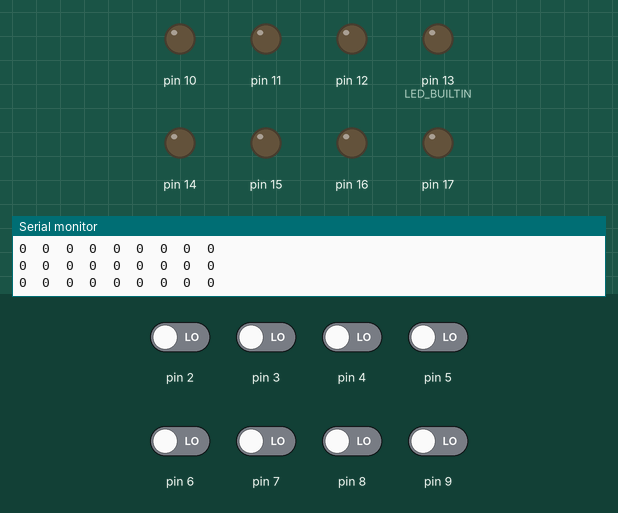
Recording of a sketch running on a simulated Arduino Uno, built with avr-gcc and run on an emulated ATmega328P. Shown: output pins drawn as LEDs (lit = HIGH), the last lines printed to the serial monitor. The test bench sets the inputs (shaded band); at power-on: pin 2–9 LOW.

Above: at 12.7 s.
12.8 s: pin 2 driven HIGH
At 14.0 s:
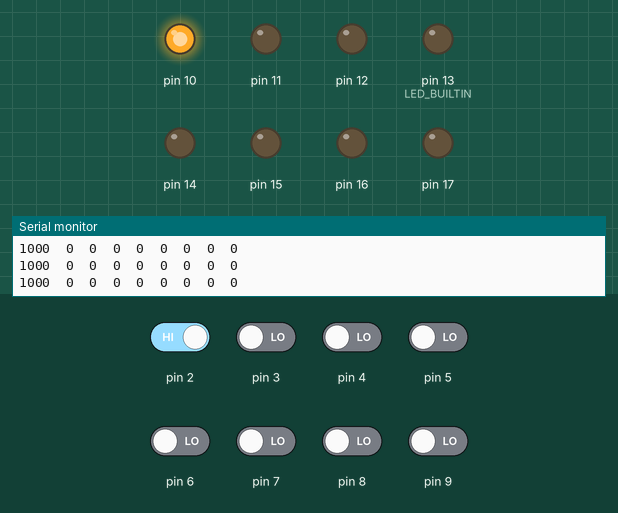
14.3 s: pin 3 driven HIGH
At 15.5 s:
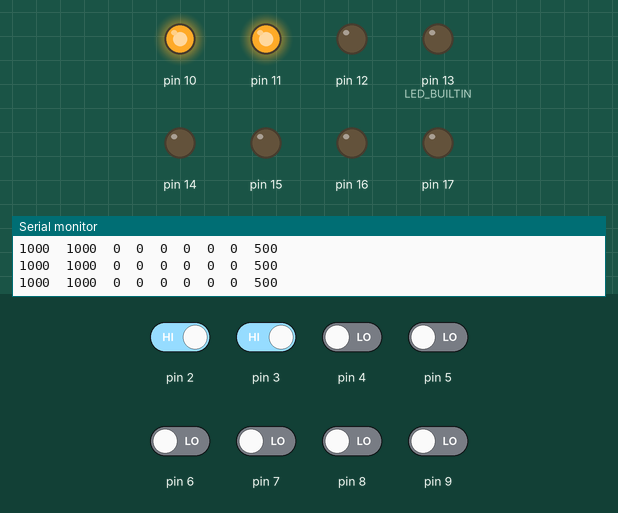
15.8 s: pin 4 driven HIGH
At 16.4 s:
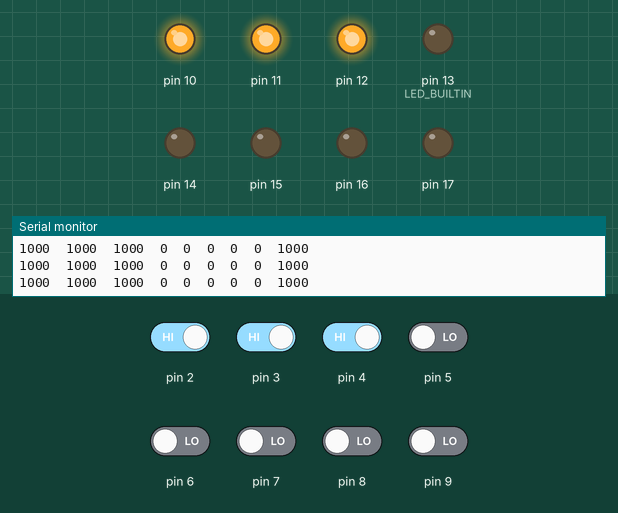
17.3 s: pin 5 driven HIGH
At 18.3 s:
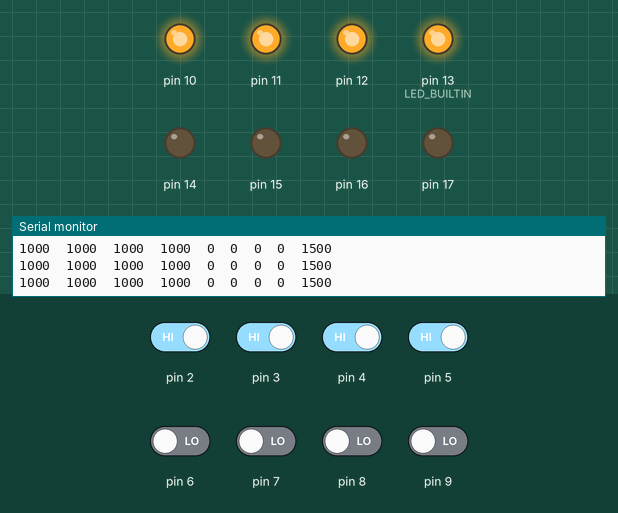
18.8 s: pin 6 driven HIGH
At 19.3 s:
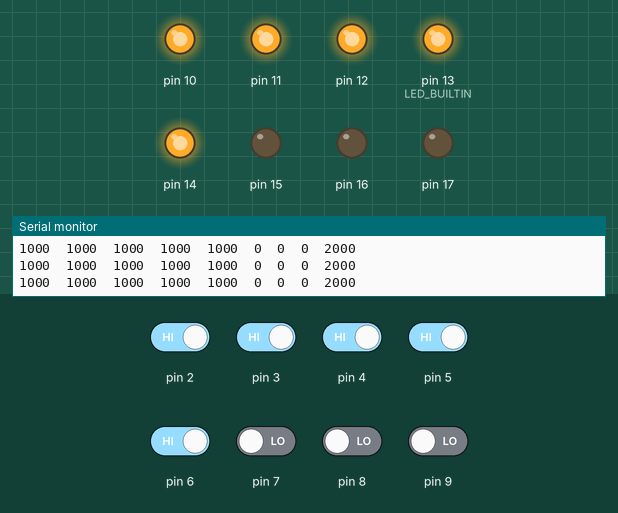
20.3 s: pin 7 driven HIGH
At 21.4 s:
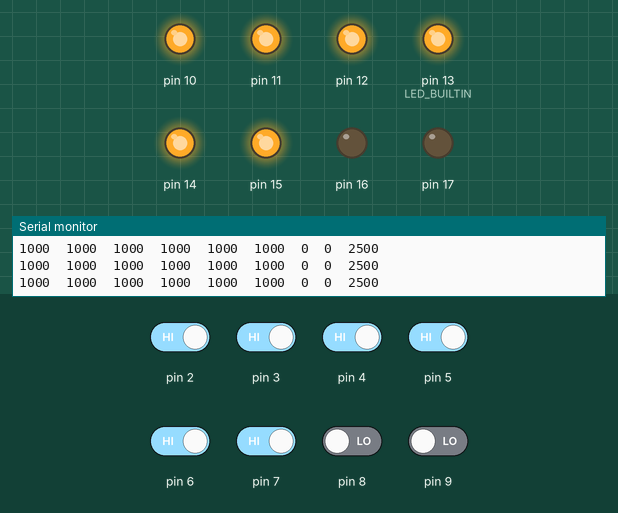
Timing chart, 0 to 22.8 s (numbered marks = the images above; inputs shaded):
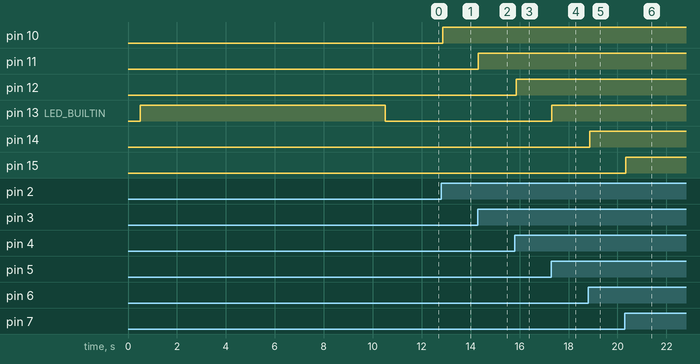

Measured:
- after the input at 12.8 s, pin 10: LOW → HIGH after 0.05 s
- after the input at 14.3 s, pin 11: LOW → HIGH at once
- after the input at 15.8 s, pin 12: LOW → HIGH after 0.06 s
- after the input at 17.3 s, pin 13 (LED_BUILTIN): LOW → HIGH at once
- after the input at 18.8 s, pin 14: LOW → HIGH after 0.07 s
- after the input at 20.3 s, pin 15: LOW → HIGH at once

The sketch:

QTRRCTest.ino
```cpp
#include <QTRSensors.h>
// This example is designed for use with eight RC QTR sensors. These
// reflectance sensors should be connected to digital pins 3 to 10. The
// sensors' emitter control pin (CTRL or LEDON) can optionally be connected to
// digital pin 2, or you can leave it disconnected and remove the call to
// setEmitterPin().
//
// The setup phase of this example calibrates the sensors for ten seconds and
// turns on the Arduino's LED (usually on pin 13) while calibration is going
// on. During this phase, you should expose each reflectance sensor to the
// lightest and darkest readings they will encounter. For example, if you are
// making a line follower, you should slide the sensors across the line during
// the calibration phase so that each sensor can get a reading of how dark the
// line is and how light the ground is.  Improper calibration will result in
// poor readings.
//
// The main loop of the example reads the calibrated sensor values and uses
// them to estimate the position of a line. You can test this by taping a piece
// of 3/4" black electrical tape to a piece of white paper and sliding the
// sensor across it. It prints the sensor values to the serial monitor as
// numbers from 0 (maximum reflectance) to 1000 (minimum reflectance) followed
// by the estimated location of the line as a number from 0 to 5000. 1000 means
// the line is directly under sensor 1, 2000 means directly under sensor 2,
// etc. 0 means the line is directly under sensor 0 or was last seen by sensor
// 0 before being lost. 5000 means the line is directly under sensor 5 or was
// last seen by sensor 5 before being lost.
QTRSensors qtr;
const uint8_t SensorCount = 8;
uint16_t sensorValues[SensorCount];
void setup()
{
  for (int i = 2; i < 10; i++){ pinMode(i, INPUT);}
  for (int i = 10; i < 18; i++) {pinMode(i, OUTPUT);}
  // configure the sensors
  qtr.setTypeRC();
  qtr.setSensorPins((const uint8_t[]){2, 3, 4, 5, 6, 7, 8, 9}, SensorCount);
  //qtr.setEmitterPin(2);
  delay(500);
  pinMode(LED_BUILTIN, OUTPUT);
  digitalWrite(LED_BUILTIN, HIGH); // turn on Arduino's LED to indicate we are in calibration mode
  // 2.5 ms RC read timeout (default) * 10 reads per calibrate() call
  // = ~25 ms per calibrate() call.
  // Call calibrate() 400 times to make calibration take about 10 seconds.
  for (uint16_t i = 0; i < 400; i++)
  {
    qtr.calibrate();
  }
  digitalWrite(LED_BUILTIN, LOW); // turn off Arduino's LED to indicate we are through with calibration
  // print the calibration minimum values measured when emitters were on
  Serial.begin(115200);
  for (uint8_t i = 0; i < SensorCount; i++)
  {
    Serial.print(qtr.calibrationOn.minimum[i]);
    Serial.print(' ');
  }
  Serial.println();
  // print the calibration maximum values measured when emitters were on
  for (uint8_t i = 0; i < SensorCount; i++)
  {
    Serial.print(qtr.calibrationOn.maximum[i]);
    Serial.print(' ');
  }
  Serial.println();
  Serial.println();
  delay(1000);
}
void loop()
{
  // read calibrated sensor values and obtain a measure of the line position
  // from 0 to 5000 (for a white line, use readLineWhite() instead)
  uint16_t position = qtr.readLineBlack(sensorValues);
  // print the sensor values as numbers from 0 to 1000, where 0 means maximum
  // reflectance and 1000 means minimum reflectance, followed by the line
  // position
  for (uint8_t i = 0; i < SensorCount; i++)
  {
    Serial.print(sensorValues[i]);
    Serial.print('\t');
    if (sensorValues[i] > 800) {digitalWrite(i + 10, HIGH);}
    else {digitalWrite(i+10, LOW);}
  }

  Serial.println(position);
  delay(100);
}
```
